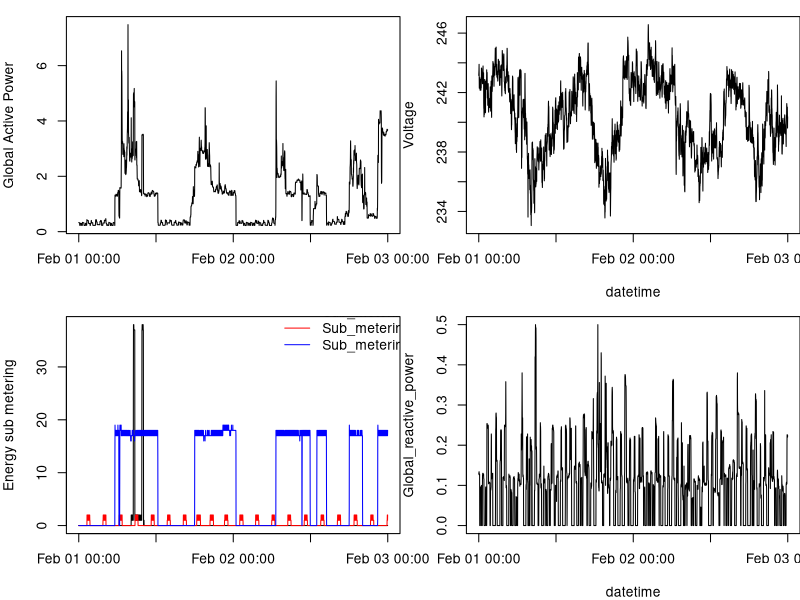

Source code (R):
par(mfrow = c(2,2), mar=c(4,4,1,0), oma=c(0,0,0,0))

sub_data <- readr::read_delim("./sub_data.txt", delim = ";")

plot(sub_data$Global_active_power ~ sub_data$DateTime, 
     type = "l",
     xlab = "",
     ylab = "Global Active Power", 
     main = "")

plot(sub_data$Voltage ~ sub_data$DateTime,
     type = "l",
     xlab = "datetime",
     ylab = "Voltage", 
     main = "")

plot(sub_data$Sub_metering_1 ~ sub_data$DateTime,
     type = "l",
     xlab = "",
     ylab = "Energy sub metering", 
     main = "")
lines(sub_data$Sub_metering_2 ~ sub_data$DateTime,
      type = "l",
      col = "red")
lines(sub_data$Sub_metering_3 ~ sub_data$DateTime,
      type = "l",
      col = "blue")
legend(x = "topright",
       col = c("black", "red", "blue"),
       lty = 1,
       bty = "n",
       legend = c("Sub_metering_1", "Sub_metering_2", "Sub_metering_3"),
       inset = c(-0.1, -0.1))

plot(sub_data$Global_reactive_power ~ sub_data$DateTime,
     type = "l",
     xlab = "datetime",
     ylab = "Global_reactive_power", 
     main = "")

dev.copy(png, file = "plot4.png", width = 480, height = 480)
dev.off()